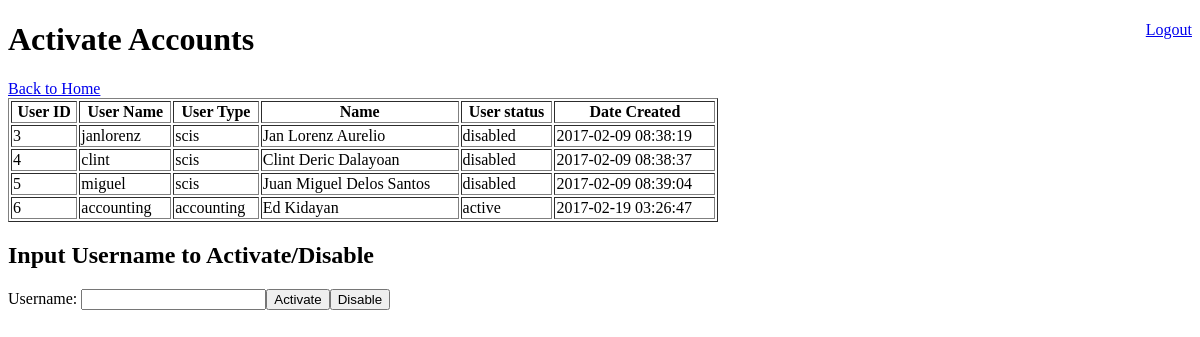
The app's page /request_app/dashboard/activator.php (signed in), older data.
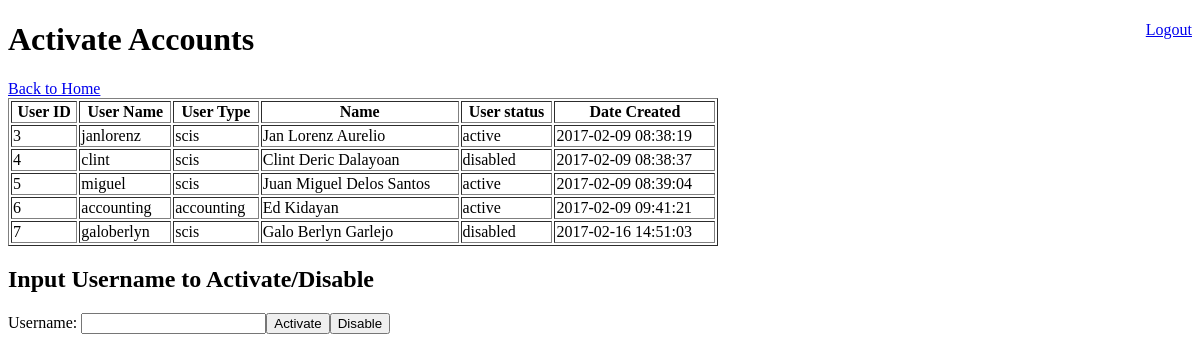
The same page, newer data.
### tables this page shows
CREATE TABLE `users` (
  `id` int(11) NOT NULL,
  `username` varchar(255) NOT NULL,
  `password` varchar(255) NOT NULL,
  `user_type` varchar(255) NOT NULL COMMENT 'scis/accounting',
  `user_status` varchar(255) NOT NULL COMMENT 'active/disabled',
  `created_at` timestamp NOT NULL,
  `updated_at` timestamp NOT NULL
);

### request_app/dashboard/activator.php (the view, shortened to what this page needs)
<?php
include '../shared/connection.php';
$user_disabled = "SELECT users.id,username,user_type,CONCAT(firstname, ' ', lastname) 'name', users.created_at,user_status FROM users INNER JOIN user_details ON users.id=user_id WHERE user_id!=1";
$user_disabledQ = mysqli_query($conn,$user_disabled) or die(mysqli_error($conn));
?>
<!DOCTYPE html>
<html>
    <head>
    </head>
    <body>
        <a href="../shared/logout.php" style="float:right">Logout</a>
        <h1>Activate Accounts</h1>
        <a href="home.php">Back to Home</a>
        <div>
        <table border="1" width='60%'>
        <tr>
            <th>User ID </th>
            <th>User Name </th>
            <th>User Type</th>
            <th>Name</th>
            <th>User status </th>
            <th>Date Created</th>
        </tr>
         <?php
               while($user = mysqli_fetch_array($user_disabledQ)){
                echo "<tr><td>" . $user['id'] . "</td>";
                echo "<td>" . $user['username'] . "</td>";
                echo "<td>" . $user['user_type'] . "</td>";
                echo "<td>" . $user['name'] . "</td>";
                echo "<td>" . $user['user_status'] . "</td>";
                echo "<td>" . $user['created_at'] . "</td></tr>";
               }
              ?>
        </table>
        <?php
        echo "<h2> Input Username to Activate/Disable </h2>";
        echo "<form method='POST' action='activator.php'>";
        echo "Username: <input type='text' name='user'>";
        echo "<input type='submit' name='active' value='Activate'>";
        echo "<input type='submit' name='disabled' value='Disable'>";
        echo "</form>";
        ?>
    </body>
</html

Row changes from the older to the newer data that the page shows:
changed users "janlorenz": user_status "disabled" → "active"
changed users "miguel": user_status "disabled" → "active"
changed users "accounting": created_at "2017-02-19 03:26:47" → "2017-02-09 09:41:21"
added users: id "7", username "galoberlyn", user_type "scis", name "Galo Berlyn Garlejo", user_status "disabled", created_at "2017-02-16 14:51:03"
